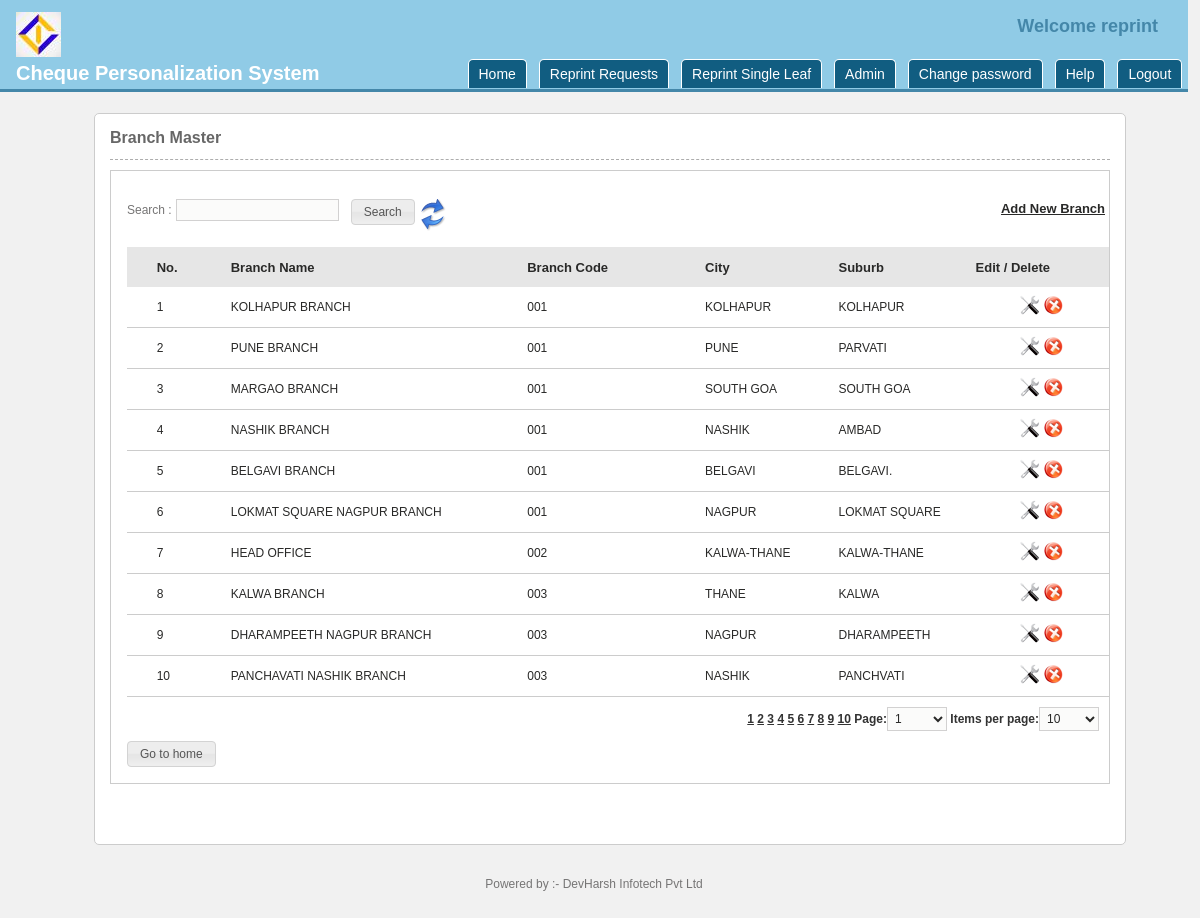
The page /manage_branches.php (signed in) on the database its author committed.
### tables this page shows
CREATE TABLE IF NOT EXISTS `tb_cps_settings` (
  `inputfolderpath` varchar(100) NOT NULL,
  `archivefolderpath` varchar(50) NOT NULL,
  `inputfileformat` varchar(20) NOT NULL,
  `inputfiledelimiter` varchar(15) NOT NULL,
  `outputfolderpath` varchar(100) NOT NULL,
  `outputfileformat` varchar(20) NOT NULL,
  `outputfiledelimiter` varchar(15) NOT NULL,
  `typeofprinter` varchar(20) NOT NULL,
  `printermodel` int(11) NOT NULL,
  `chk_taken_from` int(1) NOT NULL,
  `chk_no_from` int(6) unsigned zerofill NOT NULL,
  `chk_no_to` int(6) unsigned zerofill NOT NULL,
  `nooffailedpasswordattempt` int(11) NOT NULL,
  `password_expiry` int(11) NOT NULL,
  `homescreen_text` varchar(100) NOT NULL,
  `poweredby` varchar(100) NOT NULL,
  `banklogo` varchar(100) NOT NULL,
  `desktop_image` varchar(100) NOT NULL,
  `chq_Image` text NOT NULL,
  `country` varchar(5) NOT NULL,
  `help_employeeid` varchar(20) NOT NULL,
  `help_helplineno1` varchar(30) NOT NULL,
  `help_emailid` varchar(100) NOT NULL,
  `autolockminutes` int(11) NOT NULL,
  `help_contactperson` varchar(200) NOT NULL,
  `help_helplineno2` varchar(20) NOT NULL,
  `license_type` varchar(10) NOT NULL,
  `license_install_date` date NOT NULL,
  `license_period` int(2) NOT NULL,
  `license_end_date` date NOT NULL,
  `license_no_of_users` int(5) NOT NULL,
  `license_cheque_leaves` int(250) NOT NULL,
  `license_users_leaves` int(1) NOT NULL,
  `license_users_leaves_value` int(20) NOT NULL,
  `toner_leaves_capacity` int(11) DEFAULT NULL
);

CREATE TABLE IF NOT EXISTS `tb_branchdetails` (
  `branch_id` int(200) NOT NULL AUTO_INCREMENT,
  `branch_code` int(3) unsigned zerofill NOT NULL,
  `branch_name` varchar(100) NOT NULL,
  `branch_micr` varchar(20) NOT NULL,
  `branch_atparmicrcode` varchar(20) NOT NULL,
  `branch_address1` varchar(85) NOT NULL,
  `branch_address2` varchar(65) NOT NULL,
  `branch_address3` varchar(85) NOT NULL,
  `branch_country_id` int(3) NOT NULL DEFAULT '0',
  `branch_state_id` int(11) NOT NULL,
  `branch_city_id` int(11) NOT NULL,
  `branch_suburb_id` int(4) NOT NULL,
  `branch_pin` int(15) NOT NULL,
  `branch_telephone1` varchar(12) NOT NULL,
  `branch_telephone2` varchar(12) NOT NULL,
  `branch_contactperson1` varchar(50) NOT NULL,
  `branch_contactperson2` varchar(50) NOT NULL,
  `branch_contactpersonmobile1` varchar(50) NOT NULL,
  `branch_contactpersonmobile2` varchar(50) NOT NULL,
  `branch_email1` varchar(30) NOT NULL,
  `branch_email2` varchar(30) NOT NULL,
  `branch_holiday` varchar(20) NOT NULL,
  `branch_neftifsccode` varchar(20) NOT NULL,
  `branch_printers` text,
  `branch_working_hours` float NOT NULL,
  `branch_clearingthrough` tinyint(1) NOT NULL DEFAULT '0',
  `branch_clearingcenter` tinyint(1) NOT NULL DEFAULT '0',
  `clr_bank_code` varchar(15) NOT NULL,
  `clr_bank_city` int(5) NOT NULL,
  `branch_City_Code` int(3) unsigned zerofill NOT NULL,
  `branch_Services` varchar(100) NOT NULL,
  `branch_reg_busi_hrs` varchar(100) NOT NULL,
  `branch_half_busi_hrs` varchar(100) NOT NULL,
  `branch_sunday_working` varchar(100) NOT NULL,
  `branch_tollfree_no` varchar(20) NOT NULL,
  PRIMARY KEY (`branch_id`)
);

CREATE TABLE IF NOT EXISTS `tb_citymaster` (
  `city_id` int(3) unsigned zerofill NOT NULL AUTO_INCREMENT,
  `city_code` varchar(7) NOT NULL,
  `city_place` varchar(30) NOT NULL,
  `city_name_al` varchar(4) NOT NULL,
  `country_id` int(200) NOT NULL,
  `state_id` int(200) NOT NULL,
  `is_delete` int(2) NOT NULL,
  PRIMARY KEY (`city_id`)
);

CREATE TABLE IF NOT EXISTS `tb_suburbmaster` (
  `suburb_id` int(240) NOT NULL AUTO_INCREMENT,
  `suburb_name` varchar(50) NOT NULL,
  `suburb_postal_code` varchar(10) NOT NULL,
  `suburb_code` varchar(7) NOT NULL,
  `suburb_name_al` varchar(4) NOT NULL,
  `country_id` int(240) NOT NULL,
  `state_id` int(240) NOT NULL,
  `city_id` int(240) NOT NULL,
  `is_delete` int(2) NOT NULL,
  PRIMARY KEY (`suburb_id`)
);

### global.php (called while the page is built, shortened)
<?php session_start();
	if (!isset($nodb)) {
		require_once(ROOT_CLASSES.'mysql.class.php');
	}
	require_once('functions.php');
	$host = 'localhost';
	$user = 'root';
	$pass = '';
	$name = 'db_gpb';
	if (!isset($nodb)) {
		$db = new db($user,$pass,$name,$host);
	}
?>

### classes/mysql.class.php (called while the page is built, shortened)
<?php
	class db {
		function db($dbuser, $dbpassword, $dbname, $dbhost) {
			$this->dbh = @mysql_connect($dbhost,$dbuser,$dbpassword);
		}
		function query($query, $output = OBJECT, $insID = false)  {
			$this->last_result = null;
			$this->result = mysql_query($query,$this->dbh);
			if ( mysql_error() ) {
				$this->print_error();
			}
			else {
				if ( $this->result ) {
					$i=0;
					$this->get_colCount = @mysql_num_fields($this->result);
					$i=0;
					while ( $row = @mysql_fetch_object($this->result) ) {
						$this->last_result[$i] = $row;
						$i++;
					}
					if ($insID) {
						return mysql_insert_id($this->dbh);
					}
					else if ( $i ) {
						return true;
					}
					else {
						return false;
					}
				}
			}
		}
		function get_row($query=null,$y=0,$output=OBJECT)
		{
			if ( $query ) {
				$this->query($query);
			}
			if ( $output == OBJECT ) {
				return $this->last_result[$y]?$this->last_result[$y]:null;
			}
			elseif ( $output == ARRAY_A ) {
				return $this->last_result[$y]?stripslashes(get_object_vars($this->last_result[$y])):null;
			}
			elseif ( $output == ARRAY_N ) {
				return $this->last_result[$y]?stripslashes(array_values(get_object_vars($this->last_result[$y]))):null;
			}
			else {
				$this->print_error(" \$db->get_row(string query,int offset,output type) -- Output type must be one of: OBJECT, ARRAY_A, ARRAY_N ");
			}
		}
		function get_results($query=null, $output = OBJECT) {
			if ( $query ) {
				$this->query($query);
			}
			if ( $output == OBJECT ) {
				return $this->last_result;
			}
		}
	}
?>

### functions.php (called while the page is built, shortened)
<?php require_once('global.php');
function authentication_groups_pemissions($pagename,$type="",$permissionread="",$permissionwrite="",$permissionedit="")
{
	return true;
}
?>

### manage_branches.php (the view, shortened to what this page needs)
<?php
require_once('global.php');
require_once ('classes/paginator.class.php');
$page_name = "city_master";
if(isset($_REQUEST['searchterm']) && !empty($_REQUEST['searchterm']) ) {
	$sql = "select b.branch_id, branch_code,b.branch_name,b.branch_neftifsccode,b.branch_micr,c.city_place,s.suburb_name from tb_branchdetails b inner join tb_citymaster c on b.branch_city_id = c.city_id inner join tb_suburbmaster s on b.branch_suburb_id = s.suburb_id where b.branch_code like '%".GetSQLValueString($_REQUEST['searchterm'],"text")."%' or b.branch_name like '%".GetSQLValueString($_REQUEST['searchterm'],"text")."%' ";
	$sql .= " order by branch_code asc";
} else {
	$sql = "select b.branch_id, branch_code,b.branch_name,b.branch_neftifsccode,b.branch_micr,c.city_place,s.suburb_name from tb_branchdetails b inner join tb_citymaster c on b.branch_city_id = c.city_id inner join tb_suburbmaster s on b.branch_suburb_id = s.suburb_id ";
	$sql .= " order by b.branch_code asc";
}
$res_sql = $db->get_results($sql);
$pages = new Paginator;
$pages->items_total = count($res_sql);
$pages->mid_range = 7;
$pages->limit = 10;
$pages->default_ipp = 10;
$pages->paginate();
$sql_with_paging = $sql ." $pages->limit ";
$i = ($pages->current_page  - 1)  * $pages->items_per_page ;
?>
<!DOCTYPE html PUBLIC "-//W3C//DTD XHTML 1.0 Strict//EN" "http://www.w3.org/TR/xhtml1/DTD/xhtml1-strict.dtd">
<html xmlns="http://www.w3.org/1999/xhtml">
<head>
<link rel="stylesheet" href="css/stylecss.css" type="text/css" />
<?php include('includes.php'); ?>
</head>
<body>
<?php require_once('header.php');	?>
                <div id="formdiv">
					<div id="formheading">Branch Master</div>
					<div id="formfields">
							<table width="100%" border="0" cellspacing="0" cellpadding="0" style="border:1px solid; border-color:#cccccc;">
								<tr>
									<td align="left" valign="top" style="padding-left:16px; padding-top:16px; padding-bottom:16px">
										<table width="100%" border="0" cellspacing="0" cellpadding="0">
											<tr>
												<td width="100%" height="60px" align="left" valign="middle">
													<form id="frmsearch" name="frmsearch" action="<?php echo $_SERVER['PHP_SELF']; ?>" method="get">
														<div class="searchdiv">
															<div style="float:left"><label>Search :</label>
																<input id="searchterm" name="searchterm" class="formelement" type="text" />
															</div>
															<div style="float:left">
																&nbsp;&nbsp;&nbsp;<input type="submit" name="search" id="search" value="Search" />
															</div>
															<div style="float:left">
																<a href="manage_branches.php"><img src="images/refresh.png" alt="Refresh"></a>
															</div>
															<div style="float:right">
																<?php if(authentication_groups_pemissions($page_name,"","Y","Y","")):?>
																<a href="add_branch.php" class="formtitlehead" style="text-decoration:underline">Add New Branch</a>&nbsp;
																<?php endif;?>
															</div>
														</div>
													</form>
												</td>
											</tr>
											<tr>
												<td  width="100%" align="left">
													<table width="100%" border="0" cellspacing="0" cellpadding="0" id="categorytable">
														<thead>
															<tr class="formtitlehead" style="background-color:#E6E6E6">
																<th width="2%">&nbsp;</th>
																<th width="5%" style="height:40px" align="left">No.</th>
																<th width="20%" align="left">Branch Name</th>
																<th width="12%" align="left">Branch Code</th>
																<th width="9%" align="left">City</th>
																<th width="9%" align="left">Suburb</th>
																<th width="9%" align="left">Edit / Delete</th>
															</tr>
														</thead>
														<tbody>
															  <?php if($res_cat = $db->get_results($sql_with_paging)) {
																		foreach($res_cat as $row) {
															  ?>
																<tr class="alternate" id="row_<?php echo $row->branch_id; ?>" style="border-bottom:1px solid #ccc">
																    <td style="border-bottom:1px solid #ccc; height:40px" align="left" valign="middle"></td>
																    <td style="border-bottom:1px solid #ccc" align="left" valign="middle" class="formtitle"><?php echo ++$i; ?></td>
																	<td style="border-bottom:1px solid #ccc" align="left" valign="middle" class="formtitle"><?php echo stripslashes($row->branch_name); ?></td>
																    <td style="border-bottom:1px solid #ccc" align="left" valign="middle" class="formtitle"><?php echo stripslashes($row->branch_code); ?></td>
																	<td style="border-bottom:1px solid #ccc" align="left" valign="middle" class="formtitle"><?php echo stripslashes($row->city_place); ?></td>
																    <td style="border-bottom:1px solid #ccc" align="left" valign="middle" class="formtitle"><?php echo stripslashes($row->suburb_name); ?></td>
																	<td style="border-bottom:1px solid #ccc" align="center" valign="middle">
																		<?php if(authentication_groups_pemissions($page_name,"","Y","","Y")):?>
																			<a href="<?php echo ADMIN_ROOT; ?>edit_branch.php?do=edit&brid=<?php echo $row->branch_id; ?>"><img src="<?php echo ADMIN_IMAGES; ?>icon_edit.png" title="Edit" border="0" /></a>
																			<img id="<?php echo $row->branch_id; ?>" src="<?php echo ADMIN_IMAGES; ?>icon_delete.png" width="20" height="19" border="0" class="remove pointer" title="Remove" />
																		<?php endif;?>
																	</td>
																</tr>
																<?php } } else {?>
																	<tr>
																	  <td colspan="5" class="formtitle">Branch not added.</td>
																	</tr>
																<?php } ?>
														</tbody></table>
												</td>
											</tr>
											<tr>
												<td width="100%" colspan="10">
													<div id="divpaging">
														<div id="pager1" class="paging">
														  <?php
																	echo $pages->display_pages();
																	echo $pages->display_jump_menu();
																	echo $pages->display_items_per_page();
														  ?>
														</div>
													</div>
												</td>
											</tr>
											<tr>
												<td width="100%" colspan="10">
												<input type="button" name="submit3" id="submit3" value="Go to home" class="submitbutton" onClick="window.location.href='home.php'" />
												</td>
											</tr>
										</table>
									</td>
								</tr>
							</table>
					</div>
                </div>
            </div>
        </div>
    </div>
	<?php require_once('footer.php');	?>
</body>
</html>

### header.php (shortened to what this page needs)
<div id="topdivlogo">
<div id="titlediv">
<?php
$sql = "select banklogo,chk_no_from,chk_no_to,chk_taken_from from tb_cps_settings";
$row_setting = $db->get_row($sql);
if(!empty($row_setting->banklogo)): ?>
<img src = "images/<?php echo $row_setting->banklogo; ?>" rel="" />	<br/>
<?php endif;?>
Cheque Personalization System</div>
<div class="welcomeuser" style="float:right; margin-right:30px; margin-top:16px;">Welcome <?php echo $_SESSION['admin_username']; ?></div>
<div class="topright-menu">
	<div id="moonmenu" class="sub" >
		<ul>
			<li id="home"><a href="home.php" >Home</a></li>
			<?php if($_SESSION['user_type']==1){ ?>
			<li><a href="processreprintrequest.php">Reprint Requests</a></li>
			<li><a href="processsingleleaf.php">Reprint Single Leaf</a></li>
			<?php } ?>
			<li><a href="" rel="dropmenu6_e" <?php echo authentication_groups_pemissions("Admin","menu","Y");?> >Admin</a></li>
			<li><a href="changepassword.php">Change password</a></li>
			<li><a href="help.php">Help</a></li>
			<li><a href="logout.php">Logout</a></li>
		</ul>
	</div>
</div>
</div>
	<div id="innerpage-maindiv">
    	<div class="clear">&nbsp;</div>
    	<div class="middle-maindiv">
        	<div class="middlesubdiv">

### rows shown on the page
tb_cps_settings: banklogo (picture)
tb_branchdetails: branch_name "KOLHAPUR BRANCH", branch_code "001", tb_citymaster.city_place "KOLHAPUR", tb_suburbmaster.suburb_name "KOLHAPUR"
tb_branchdetails: branch_name "PUNE BRANCH", branch_code "001", tb_citymaster.city_place "PUNE", tb_suburbmaster.suburb_name "PARVATI"
tb_branchdetails: branch_name "MARGAO BRANCH", branch_code "001", tb_citymaster.city_place "SOUTH GOA", tb_suburbmaster.suburb_name "SOUTH GOA"
tb_branchdetails: branch_name "NASHIK BRANCH", branch_code "001", tb_citymaster.city_place "NASHIK", tb_suburbmaster.suburb_name "AMBAD"
tb_branchdetails: branch_name "BELGAVI BRANCH", branch_code "001", tb_citymaster.city_place "BELGAVI", tb_suburbmaster.suburb_name "BELGAVI."
tb_branchdetails: branch_name "LOKMAT SQUARE NAGPUR BRANCH", branch_code "001", tb_citymaster.city_place "NAGPUR", tb_suburbmaster.suburb_name "LOKMAT SQUARE"
tb_branchdetails: branch_name "HEAD OFFICE", branch_code "002", tb_citymaster.city_place "KALWA-THANE", tb_suburbmaster.suburb_name "KALWA-THANE"
tb_branchdetails: branch_name "KALWA BRANCH", branch_code "003", tb_citymaster.city_place "THANE", tb_suburbmaster.suburb_name "KALWA"
tb_branchdetails: branch_name "DHARAMPEETH NAGPUR BRANCH", branch_code "003", tb_citymaster.city_place "NAGPUR", tb_suburbmaster.suburb_name "DHARAMPEETH"
tb_branchdetails: branch_name "PANCHAVATI NASHIK BRANCH", branch_code "003", tb_citymaster.city_place "NASHIK", tb_suburbmaster.suburb_name "PANCHVATI"

### other values the page prints
$_SESSION['admin_username'] "reprint"
$poweredby "DevHarsh Infotech Pvt Ltd"
form field value "1"
form field value "10"
